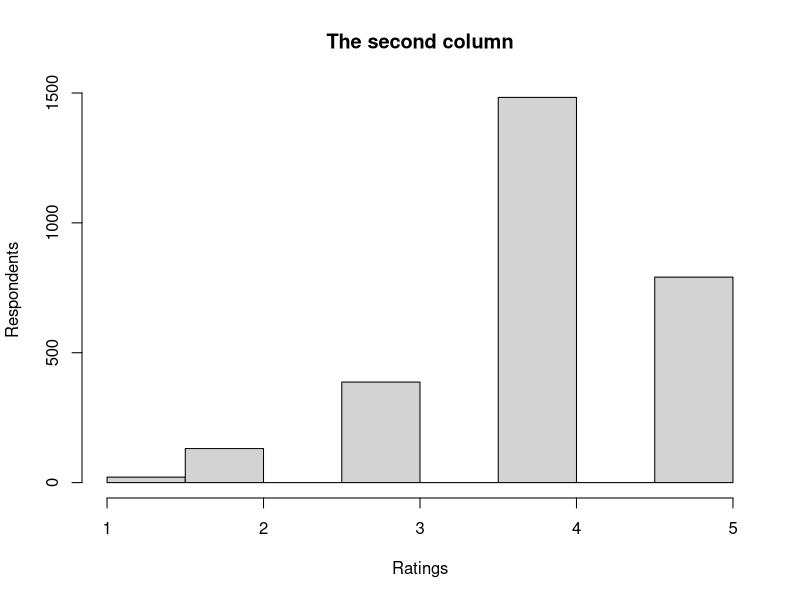

This figure's R source:
## ---- chunk 1
ProjectData <- read.csv(file = "../../CourseSessions/Session1/data/Boats.csv", header = TRUE, sep=";")
## ---- chunk 2
print(colnames(ProjectData)[2])
mean(ProjectData[,2])
sd(ProjectData[,2])
range(ProjectData[,2])
min(ProjectData[,2])
max(ProjectData[,2])
quantile(ProjectData[,2],0.1)
quantile(ProjectData[,2],0.5)
quantile(ProjectData[,2],0.9)
summary(ProjectData[,2])
## ---- chunk 3
hist(ProjectData[,2], main = "The second column", xlab = "Ratings", ylab = "Respondents")
## ---- chunk 4
tmp = ProjectData[,2:10]
colnames(tmp) <- 2:10
print(round(cor(tmp),2))
